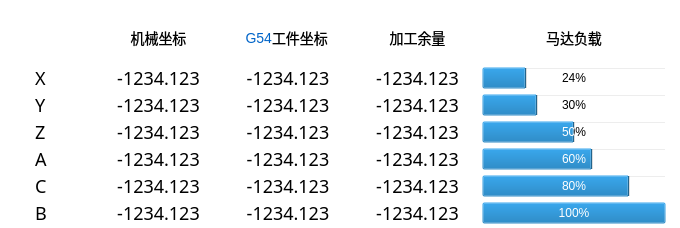
<?xml version="1.0" encoding="UTF-8"?>
<ui version="4.0">
 <class>AxesInformationClass</class>
 <widget class="QWidget" name="AxesInformationClass">
  <property name="geometry">
   <rect>
    <x>0</x>
    <y>0</y>
    <width>680</width>
    <height>228</height>
   </rect>
  </property>
  <property name="minimumSize">
   <size>
    <width>0</width>
    <height>228</height>
   </size>
  </property>
  <property name="maximumSize">
   <size>
    <width>16777215</width>
    <height>16777215</height>
   </size>
  </property>
  <property name="windowTitle">
   <string>Form</string>
  </property>
  <property name="styleSheet">
   <string notr="true">background:transparent;</string>
  </property>
  <layout class="QVBoxLayout" name="verticalLayout">
   <property name="spacing">
    <number>0</number>
   </property>
   <property name="margin">
    <number>0</number>
   </property>
   <item>
    <layout class="QGridLayout" name="mainLayout_" rowstretch="0,1,1,1,1,1,1" columnstretch="62,137,137,137,194" columnminimumwidth="0,0,0,0,0">
     <property name="leftMargin">
      <number>35</number>
     </property>
     <property name="topMargin">
      <number>11</number>
     </property>
     <property name="rightMargin">
      <number>14</number>
     </property>
     <property name="bottomMargin">
      <number>2</number>
     </property>
     <property name="horizontalSpacing">
      <number>0</number>
     </property>
     <property name="verticalSpacing">
      <number>1</number>
     </property>
     <item row="3" column="2">
      <widget class="QLabel" name="workpieceCoordinateAxes3_">
       <property name="styleSheet">
        <string notr="true">font:18px Arial Bold;</string>
       </property>
       <property name="text">
        <string>-1234.123</string>
       </property>
       <property name="alignment">
        <set>Qt::AlignCenter</set>
       </property>
      </widget>
     </item>
     <item row="4" column="2">
      <widget class="QLabel" name="workpieceCoordinateAxes4_">
       <property name="styleSheet">
        <string notr="true">font:18px Arial Bold;</string>
       </property>
       <property name="text">
        <string>-1234.123</string>
       </property>
       <property name="alignment">
        <set>Qt::AlignCenter</set>
       </property>
      </widget>
     </item>
     <item row="2" column="0">
      <widget class="QLabel" name="labelAxes2_">
       <property name="styleSheet">
        <string notr="true">font:18px Arial Bold;</string>
       </property>
       <property name="text">
        <string>Y</string>
       </property>
      </widget>
     </item>
     <item row="0" column="4">
      <widget class="QLabel" name="motorLoadHeader_">
       <property name="styleSheet">
        <string notr="true">font:14px SIMHEI;</string>
       </property>
       <property name="text">
        <string>马达负载</string>
       </property>
       <property name="alignment">
        <set>Qt::AlignCenter</set>
       </property>
      </widget>
     </item>
     <item row="1" column="1">
      <widget class="QLabel" name="machineCoordinateAxes1_">
       <property name="styleSheet">
        <string notr="true">font:18px Arial Bold;</string>
       </property>
       <property name="text">
        <string>-1234.123</string>
       </property>
       <property name="alignment">
        <set>Qt::AlignCenter</set>
       </property>
      </widget>
     </item>
     <item row="3" column="1">
      <widget class="QLabel" name="machineCoordinateAxes3_">
       <property name="styleSheet">
        <string notr="true">font:18px Arial Bold;</string>
       </property>
       <property name="text">
        <string>-1234.123</string>
       </property>
       <property name="alignment">
        <set>Qt::AlignCenter</set>
       </property>
      </widget>
     </item>
     <item row="5" column="1">
      <widget class="QLabel" name="machineCoordinateAxes5_">
       <property name="styleSheet">
        <string notr="true">font:18px Arial Bold;</string>
       </property>
       <property name="text">
        <string>-1234.123</string>
       </property>
       <property name="alignment">
        <set>Qt::AlignCenter</set>
       </property>
      </widget>
     </item>
     <item row="5" column="0">
      <widget class="QLabel" name="labelAxes5_">
       <property name="styleSheet">
        <string notr="true">font:18px Arial Bold;</string>
       </property>
       <property name="text">
        <string>C</string>
       </property>
      </widget>
     </item>
     <item row="0" column="2">
      <layout class="QHBoxLayout" name="horizontalLayout" stretch="40,66">
       <item>
        <widget class="QLabel" name="currentWorkpieceCoordinate_">
         <property name="styleSheet">
          <string notr="true">font:14px Arial;color:#0064C8;</string>
         </property>
         <property name="text">
          <string>G54</string>
         </property>
         <property name="alignment">
          <set>Qt::AlignRight|Qt::AlignTrailing|Qt::AlignVCenter</set>
         </property>
        </widget>
       </item>
       <item>
        <widget class="QLabel" name="workpieceCoordinateHeader_">
         <property name="styleSheet">
          <string notr="true">font:14px SIMHEI;</string>
         </property>
         <property name="text">
          <string>工件坐标</string>
         </property>
         <property name="alignment">
          <set>Qt::AlignLeading|Qt::AlignLeft|Qt::AlignVCenter</set>
         </property>
        </widget>
       </item>
      </layout>
     </item>
     <item row="4" column="0">
      <widget class="QLabel" name="labelAxes4_">
       <property name="styleSheet">
        <string notr="true">font:18px Arial Bold;</string>
       </property>
       <property name="text">
        <string>A</string>
       </property>
      </widget>
     </item>
     <item row="0" column="3">
      <widget class="QLabel" name="machiningRemainHeader_">
       <property name="styleSheet">
        <string notr="true">font:14px SIMHEI;</string>
       </property>
       <property name="text">
        <string>加工余量</string>
       </property>
       <property name="alignment">
        <set>Qt::AlignCenter</set>
       </property>
      </widget>
     </item>
     <item row="3" column="0">
      <widget class="QLabel" name="labelAxes3_">
       <property name="styleSheet">
        <string notr="true">font:18px Arial Bold;</string>
       </property>
       <property name="text">
        <string>Z</string>
       </property>
      </widget>
     </item>
     <item row="1" column="0">
      <widget class="QLabel" name="labelAxes1_">
       <property name="styleSheet">
        <string notr="true">font:18px Arial Bold;</string>
       </property>
       <property name="text">
        <string>X</string>
       </property>
      </widget>
     </item>
     <item row="4" column="1">
      <widget class="QLabel" name="machineCoordinateAxes4_">
       <property name="styleSheet">
        <string notr="true">font:18px Arial Bold;</string>
       </property>
       <property name="text">
        <string>-1234.123</string>
       </property>
       <property name="alignment">
        <set>Qt::AlignCenter</set>
       </property>
      </widget>
     </item>
     <item row="6" column="0">
      <widget class="QLabel" name="labelAxes6_">
       <property name="styleSheet">
        <string notr="true">font:18px Arial Bold;</string>
       </property>
       <property name="text">
        <string>B</string>
       </property>
      </widget>
     </item>
     <item row="0" column="1">
      <widget class="QLabel" name="machineCoordinateHeader_">
       <property name="styleSheet">
        <string notr="true">font:14px SIMHEI;</string>
       </property>
       <property name="text">
        <string>机械坐标</string>
       </property>
       <property name="alignment">
        <set>Qt::AlignCenter</set>
       </property>
      </widget>
     </item>
     <item row="5" column="3">
      <widget class="QLabel" name="machiningRemainAxes5_">
       <property name="styleSheet">
        <string notr="true">font:18px Arial Bold;</string>
       </property>
       <property name="text">
        <string>-1234.123</string>
       </property>
       <property name="alignment">
        <set>Qt::AlignCenter</set>
       </property>
      </widget>
     </item>
     <item row="4" column="3">
      <widget class="QLabel" name="machiningRemainAxes4_">
       <property name="styleSheet">
        <string notr="true">font:18px Arial Bold;</string>
       </property>
       <property name="text">
        <string>-1234.123</string>
       </property>
       <property name="alignment">
        <set>Qt::AlignCenter</set>
       </property>
      </widget>
     </item>
     <item row="6" column="3">
      <widget class="QLabel" name="machiningRemainAxes6_">
       <property name="styleSheet">
        <string notr="true">font:18px Arial Bold;</string>
       </property>
       <property name="text">
        <string>-1234.123</string>
       </property>
       <property name="alignment">
        <set>Qt::AlignCenter</set>
       </property>
      </widget>
     </item>
     <item row="2" column="1">
      <widget class="QLabel" name="machineCoordinateAxes2_">
       <property name="styleSheet">
        <string notr="true">font:18px Arial Bold;</string>
       </property>
       <property name="text">
        <string>-1234.123</string>
       </property>
       <property name="alignment">
        <set>Qt::AlignCenter</set>
       </property>
      </widget>
     </item>
     <item row="3" column="3">
      <widget class="QLabel" name="machiningRemainAxes3_">
       <property name="styleSheet">
        <string notr="true">font:18px Arial Bold;</string>
       </property>
       <property name="text">
        <string>-1234.123</string>
       </property>
       <property name="alignment">
        <set>Qt::AlignCenter</set>
       </property>
      </widget>
     </item>
     <item row="6" column="1">
      <widget class="QLabel" name="machineCoordinateAxes6_">
       <property name="styleSheet">
        <string notr="true">font:18px Arial Bold;</string>
       </property>
       <property name="text">
        <string>-1234.123</string>
       </property>
       <property name="alignment">
        <set>Qt::AlignCenter</set>
       </property>
      </widget>
     </item>
     <item row="2" column="2">
      <widget class="QLabel" name="workpieceCoordinateAxes2_">
       <property name="styleSheet">
        <string notr="true">font:18px Arial Bold;</string>
       </property>
       <property name="text">
        <string>-1234.123</string>
       </property>
       <property name="alignment">
        <set>Qt::AlignCenter</set>
       </property>
      </widget>
     </item>
     <item row="1" column="3">
      <widget class="QLabel" name="machiningRemainAxes1_">
       <property name="styleSheet">
        <string notr="true">font:18px Arial Bold;</string>
       </property>
       <property name="text">
        <string>-1234.123</string>
       </property>
       <property name="alignment">
        <set>Qt::AlignCenter</set>
       </property>
      </widget>
     </item>
     <item row="6" column="2">
      <widget class="QLabel" name="workpieceCoordinateAxes6_">
       <property name="styleSheet">
        <string notr="true">font:18px Arial Bold;</string>
       </property>
       <property name="text">
        <string>-1234.123</string>
       </property>
       <property name="alignment">
        <set>Qt::AlignCenter</set>
       </property>
      </widget>
     </item>
     <item row="1" column="2">
      <widget class="QLabel" name="workpieceCoordinateAxes1_">
       <property name="styleSheet">
        <string notr="true">font:18px Arial Bold;</string>
       </property>
       <property name="text">
        <string>-1234.123</string>
       </property>
       <property name="alignment">
        <set>Qt::AlignCenter</set>
       </property>
      </widget>
     </item>
     <item row="5" column="2">
      <widget class="QLabel" name="workpieceCoordinateAxes5_">
       <property name="styleSheet">
        <string notr="true">font:18px Arial Bold;</string>
       </property>
       <property name="text">
        <string>-1234.123</string>
       </property>
       <property name="alignment">
        <set>Qt::AlignCenter</set>
       </property>
      </widget>
     </item>
     <item row="2" column="3">
      <widget class="QLabel" name="machiningRemainAxes2_">
       <property name="styleSheet">
        <string notr="true">font:18px Arial Bold;</string>
       </property>
       <property name="text">
        <string>-1234.123</string>
       </property>
       <property name="alignment">
        <set>Qt::AlignCenter</set>
       </property>
      </widget>
     </item>
     <item row="2" column="4">
      <widget class="ltp::base::LoadBar" name="motorLoadAxes2_">
       <property name="value">
        <number>30</number>
       </property>
      </widget>
     </item>
     <item row="3" column="4">
      <widget class="ltp::base::LoadBar" name="motorLoadAxes3_">
       <property name="value">
        <number>50</number>
       </property>
      </widget>
     </item>
     <item row="4" column="4">
      <widget class="ltp::base::LoadBar" name="motorLoadAxes4_">
       <property name="value">
        <number>60</number>
       </property>
      </widget>
     </item>
     <item row="5" column="4">
      <widget class="ltp::base::LoadBar" name="motorLoadAxes5_">
       <property name="value">
        <number>80</number>
       </property>
      </widget>
     </item>
     <item row="6" column="4">
      <widget class="ltp::base::LoadBar" name="motorLoadAxes6_">
       <property name="value">
        <number>100</number>
       </property>
      </widget>
     </item>
     <item row="1" column="4">
      <widget class="ltp::base::LoadBar" name="motorLoadAxes1_">
       <property name="minimumSize">
        <size>
         <width>100</width>
         <height>8</height>
        </size>
       </property>
       <property name="value">
        <number>24</number>
       </property>
      </widget>
     </item>
    </layout>
   </item>
  </layout>
 </widget>
 <customwidgets>
  <customwidget>
   <class>ltp::base::LoadBar</class>
   <extends>QProgressBar</extends>
   <header>../base/loadbar.h</header>
  </customwidget>
 </customwidgets>
 <resources/>
 <connections/>
</ui>
